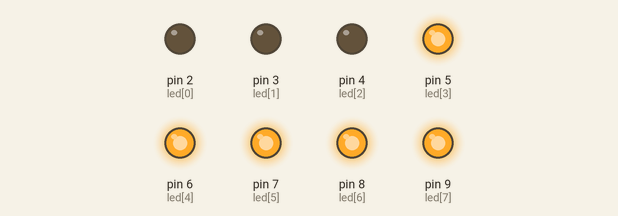
The sketch below on a simulated Arduino Uno, built with avr-gcc and run on an emulated ATmega328P. On the bench: output pins drawn as LEDs (lit = HIGH). What the sketch prints to the serial monitor is not drawn.

Above: at 2.0 s.
At 5.2 s:
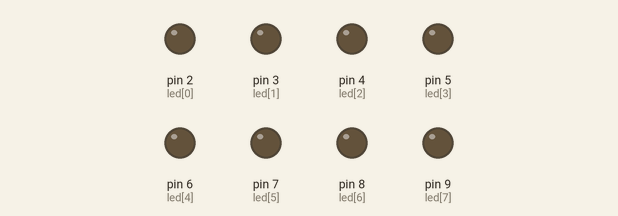
Timing chart, 0 to 8.5 s (numbered marks = the images above):
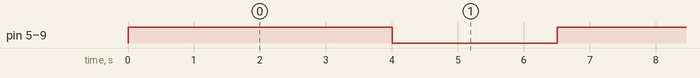

Measured:
- by itself, pin 5 (led[3]), pin 6 (led[4]), pin 7 (led[5]), pin 8 (led[6]), pin 9 (led[7]): alternates HIGH for 4.0 s and LOW for 2.5 s

The sketch:

LEDbitControl.ino
```cpp
const unsigned int led[8] = {2,3,4,5,6,7,8,9};
unsigned char ledbit;
#define FREQUENCY 0.05  //Hz
#define   LED1  0x01
#define   LED2  (0x01 << 1)
#define   LED3  (0x01 << 2)
#define   LED4  (0x01 << 3)
#define   LED5  (0x01 << 4)
#define   LED6  (0x01 << 5)
#define   LED7  (0x01 << 6)
#define   LED8  (0x01 << 7)


void setup(){
  for(int x=0;x<=7;x++){
    pinMode(led[x], OUTPUT);
  }
  Serial.begin(9600);
}

void loop(){
  for(int x=0;x<=7;x++){
    // ledbit = ledbit^ledbit;
    // Serial.println(ledbit);
    // ledbit = ledbit | LED1;
    // Serial.println(ledbit);
    // ledbit = ledbit | LED2;
    // Serial.println(ledbit);
    // ledbit = ledbit | LED3;
    Serial.println(ledbit);
    ledbit = ledbit | LED4;
    Serial.println(ledbit);
    ledbit = ledbit | LED5;
    Serial.println(ledbit);
    ledbit = ledbit | LED6;
    Serial.println(ledbit);
    ledbit = ledbit | LED7;
    Serial.println(ledbit);
    ledbit = ledbit | LED8;
    Serial.println(ledbit);


    //led  비트를 확인해서 led 조작
    if ((ledbit & LED1) == LED1){
      digitalWrite(led[0], HIGH);
    }
    if ((ledbit & LED2) == LED2){
      digitalWrite(led[1], HIGH);
    }
    if ((ledbit & LED3) == LED3){
      digitalWrite(led[2], HIGH);
    }
    if ((ledbit & LED4) == LED4){
      digitalWrite(led[3], HIGH);
    }
    if ((ledbit & LED5) == LED5){
      digitalWrite(led[4], HIGH);
    }
    if ((ledbit & LED6) == LED6){
      digitalWrite(led[5], HIGH);
    }
    if ((ledbit & LED7) == LED7){
      digitalWrite(led[6], HIGH);
    }
    if ((ledbit & LED8) == LED8){
      digitalWrite(led[7], HIGH);
    }
    delay(500);

    for(int j=0;j<=7;j++){
      digitalWrite(led[j], LOW);
    }

    }
    delay(1000/FREQUENCY/8); // 1/4 0.25Hz
  }
```
